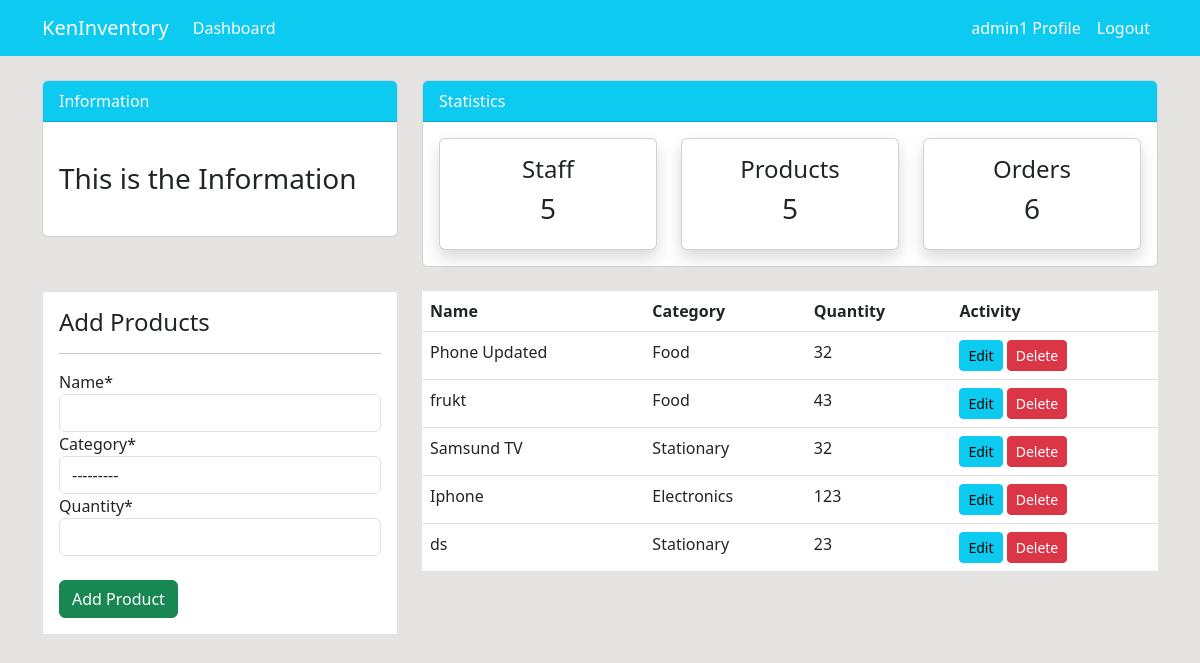
The page /product/ (signed in) on the database as committed earlier.
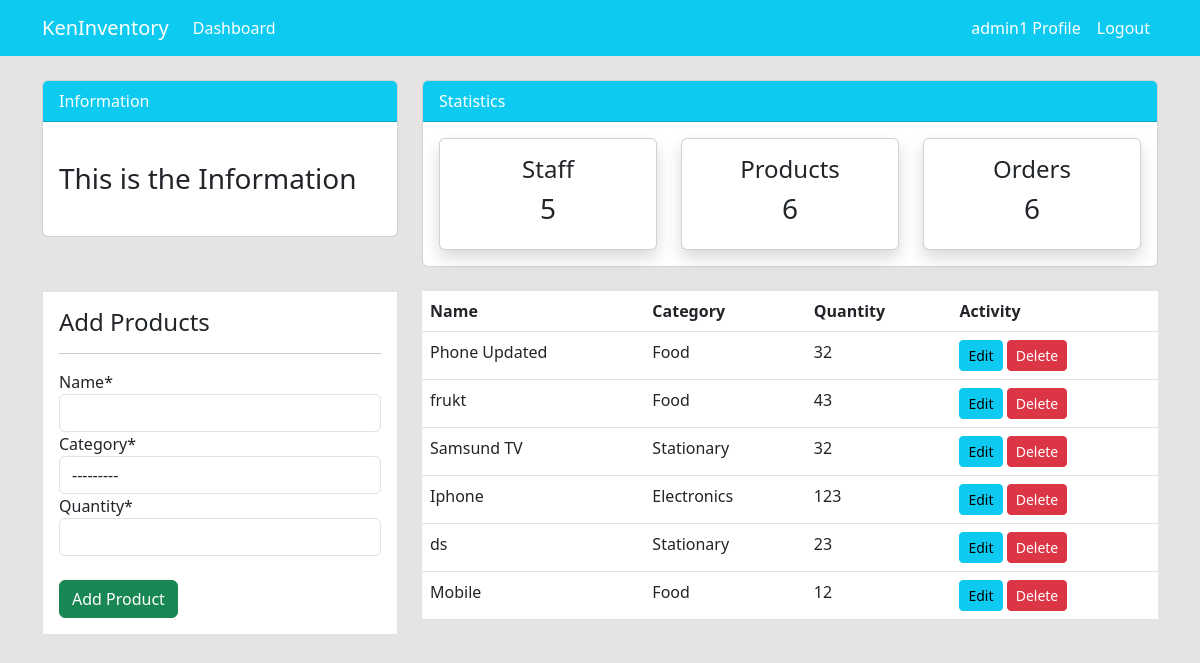
The same page on the database as committed later.
### dashboard/models.py (models this page shows, shortened)
class Product(models.Model):
    name = models.CharField(max_length=100, null=True)
    category = models.CharField(max_length=20, choices=CATEGORY, null=True)
    quantity = models.PositiveIntegerField(null=True)
    class Meta:
        verbose_name_plural = 'Product'

### dashboard/views.py (the view)
# urls.py: path('product/', views.product, name='dashboard-product'),
@login_required
def product(request):
   items = Product.objects.all()
   product_count = items.count()
   workers_count = User.objects.all().count()
   orders_count = Order.objects.all().count()
   if request.method == 'POST':
      form = ProductForm(request.POST)
      if form.is_valid():
         form.save()
         product_name = form.cleaned_data.get('name')
         messages.success(request, f'{product_name} has beed added')
         return redirect('dashboard-product')
   else:
      form = ProductForm()
   context = {
      'items': items,
      'form': form,
      'workers_count': workers_count,
      'orders_count':orders_count,
      'product_count':product_count,
   }
   return render(request, 'dashboard/product.html', context)

### dashboard/forms.py
class ProductForm(forms.ModelForm):
    class Meta:
        model = Product
        fields = ['name', 'category', 'quantity']

### templates/dashboard/product.html (shortened to what this page needs)
{% extends 'partials/base.html' %}
{% load crispy_forms_tags %}
{% block content %}
{% include 'partials/topnav.html' %}
    <div class="container">
        <div class="row my-4">
            <div class="col-md-4">
                <div class="border bg-white p-3">
                    <h4>Add Products</h4>
                    <hr>
                    <form action="" method="POST">
                        {{ form|crispy }}<br>
                        <input class="btn btn-success btn-block" type="submit" value="Add Product">
                    </form>
                </div>
            </div>
            <div class="col-md-8">
                <table class="table bg-white">
                    <thead class="bg-info">
                        <tr class="text-white">
                            <th scope="col">Name</th>
                            <th scope="col">Category</th>
                            <th scope="col">Quantity</th>
                            <th scope="col">Activity</th>
                        </tr>
                    </thead>
                    <tbody>
                        {% for item in items %}
                        <tr>
                            <td>{{ item.name }}</td>
                            <td>{{ item.category }}</td>
                            <td>{{ item.quantity }}</td>
                            <td>
                                <a class="btn btn-info btn-sm" href="{% url 'dashboard-product-update' item.id %}">Edit</a>
                                <a class="btn btn-danger btn-sm" href="{% url 'dashboard-product-delete' item.id %}">Delete</a>
                            </td>
                        </tr>
                        {% endfor %}
                    </tbody>
                </table>
            </div>
        </div>
    </div>
{% endblock  %}

Rows that differ between the two databases and show on the page:
added Product: name "Mobile", category "Food", quantity "12"
Other text that changed with them:
{{ product_count }}: "5" → "6"
